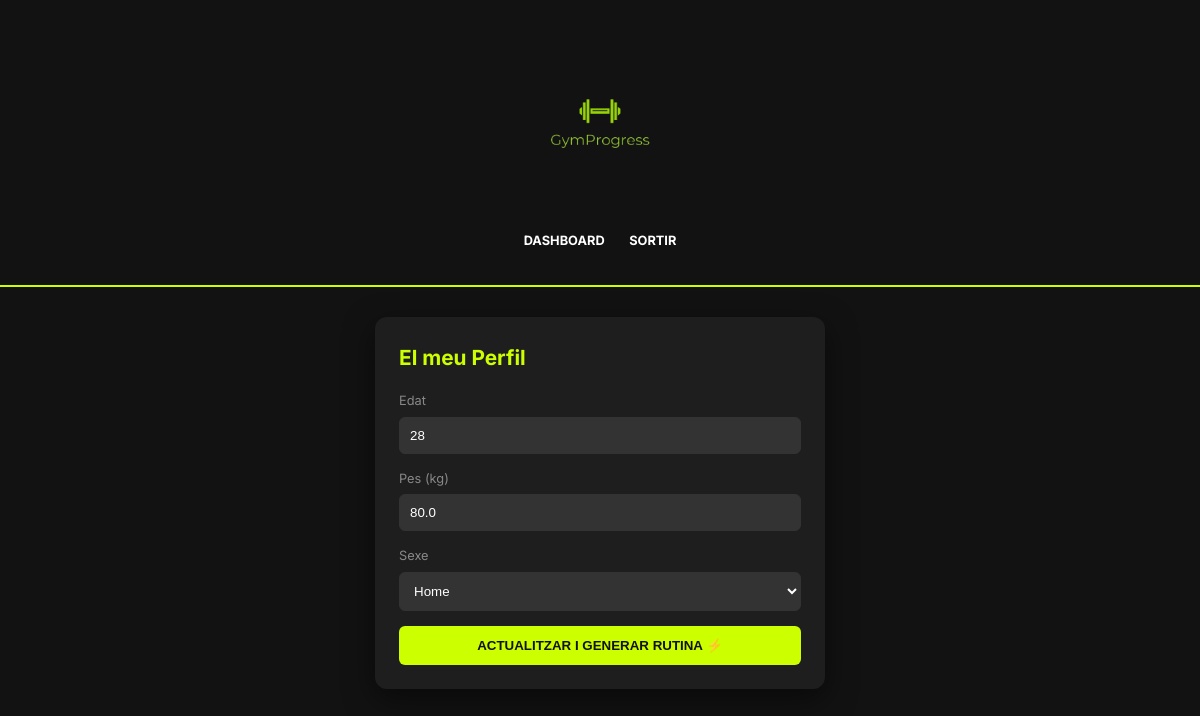
/perfil (signed in), run on the app's committed database.
### tables this page shows
CREATE TABLE PerfilFitness (
            id INTEGER PRIMARY KEY AUTOINCREMENT,
            usuari_id INTEGER,
            edat INTEGER,
            pes REAL,
            sexe TEXT,
            FOREIGN KEY (usuari_id) REFERENCES Usuari(id)
        );

### app.py (the view)
@app.route('/perfil')
def perfil():
    if 'usuari_id' not in session: return redirect(url_for('index'))
    conn = get_db_connection()
    dades = conn.execute('SELECT * FROM PerfilFitness WHERE usuari_id = ?', (session['usuari_id'],)).fetchone()
    conn.close()
    return render_template('perfil.html', dades=dades)

### app.py (called while the page is built)
def get_db_connection():
    conn = sqlite3.connect('database.db')
    conn.row_factory = sqlite3.Row
    return conn

### templates/perfil.html (shortened to what this page needs)
<!DOCTYPE html>
<html lang="ca">
<head>
    <link rel="stylesheet" href="{{ url_for('static', filename='css/style.css') }}">
</head>
<body>
    <header>
        <div class="logo-container">
            <a href="/dashboard">
                <img src="{{ url_for('static', filename='img/gymprogress_logo.png') }}" alt="GymProgress Logo" class="logo-img">
            </a>
        </div>
        <nav>
            <a href="/dashboard">DASHBOARD</a>
            <a href="/logout">SORTIR</a>
        </nav>
    </header>
    <main>
        <div class="card">
            <h2>El meu Perfil</h2>
            <form action="/generar-rutina" method="POST">
                <label>Edat</label>
                <input type="number" name="edat" value="{{ dades.edat or '' }}" required>
                <label>Pes (kg)</label>
                <input type="number" step="0.1" name="pes" value="{{ dades.pes or '' }}" required>
                <label>Sexe</label>
                <select name="sexe">
                    <option value="Home" {% if dades.sexe == 'Home' %}selected{% endif %}>Home</option>
                </select>
                <button type="submit">Actualitzar i Generar Rutina ⚡</button>
            </form>
        </div>
    </main>
</body>
</html>

### static/css/style.css (style rules this page uses)
:root { --groc: #ccff00; --negre: #121212; --gris-fosc: #1e1e1e; --gris-llum: #333333; --blanc: #ffffff; }
body { font-family: 'Inter', sans-serif; background-color: var(--negre); color: var(--blanc); margin: 0; line-height: 1.6; }
header { background-color: var(--negre); padding: 2rem 1rem; text-align: center; border-bottom: 2px solid var(--groc); }
.logo-container { margin-bottom: 15px; }
.logo-img { max-width: 180px; height: auto; display: block; margin: 0 auto; }
nav { margin-top: 15px; }
nav a { color: var(--blanc); text-decoration: none; margin: 0 10px; font-weight: bold; font-size: 0.8rem; text-transform: uppercase; }
main { max-width: 450px; margin: 30px auto; padding: 0 20px; }
.card { background-color: var(--gris-fosc); padding: 1.5rem; border-radius: 12px; box-shadow: 0 10px 30px rgba(0,0,0,0.5); margin-bottom: 20px; }
h2 { color: var(--groc); margin-top: 0; font-size: 1.3rem; }
label { display: block; margin-top: 10px; font-size: 0.8rem; color: #888; }
input, select { width: 100%; padding: 10px; margin: 5px 0; background-color: var(--gris-llum); border: 1px solid var(--gris-llum); border-radius: 6px; color: white; box-sizing: border-box; }
button { width: 100%; padding: 12px; background-color: var(--groc); color: var(--negre); border: none; border-radius: 6px; font-weight: 800; text-transform: uppercase; cursor: pointer; margin-top: 10px; }

### data on the page
PerfilFitness: edat "28", pes "80.0", sexe "Home"
